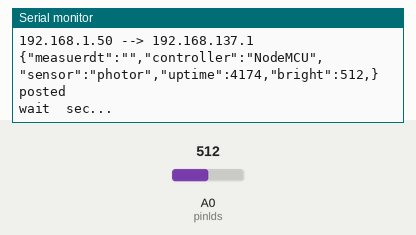
The sketch below on a simulated ESP8266 (NodeMCU). On the bench: the last lines printed to the serial monitor. The test bench sets the inputs (shaded band); at power-on: A0 (pinlds) = 512. WiFi joins after 1.5 s; servers stay silent unless stated; uploads are accepted with an empty reply.

Above: at 4.5 s.
4.6 s: A0 (pinlds) set to 106
At 5.62 s:
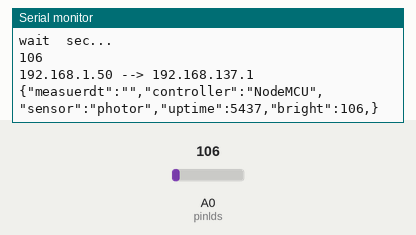
6.3 s: A0 (pinlds) set to 90
At 7.8 s:
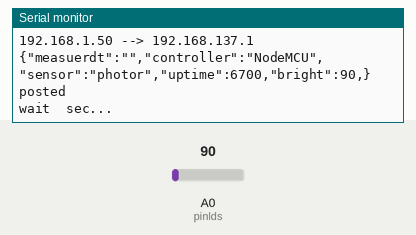
Timing chart, 0 to 9.3 s (numbered marks = the images above; inputs shaded):
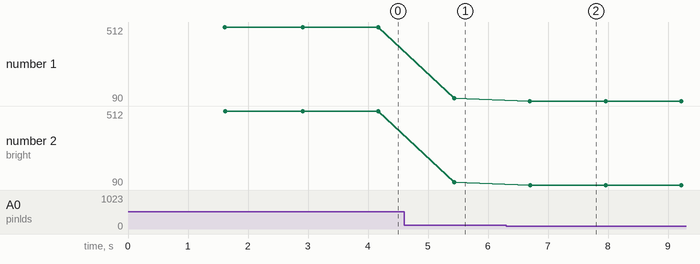

Measured:
- the behaviour switches between 100 and 99 on A0 (pinlds) (found by bisection; images 1 and 2)
- after the input at 4.6 s, the serial monitor: prints a new line after 0.84 s (image 1)
- after the input at 6.3 s, the serial monitor: prints a new line after 0.40 s (image 2)
- plotted number 1: 512 → 106 after the input at 4.6 s, 106 → 90 after the input at 6.3 s
- plotted number 2: 512 → 106 after the input at 4.6 s, 106 → 90 after the input at 6.3 s

The sketch:

photor-http.ino
```cpp
#include <ESP8266WiFi.h> // ap connection
#include <ESP8266HTTPClient.h> // webs server call

//web ********************
const char* ssid     = "AP1-00";   // AP name : AP1-nn
const char* password = "12345678"; // AP password
const char * gatewayip = "192.168.137.1"; // gateway ip 192.168.10.x
const uint16_t gatewayport = 8000;  // gateway webserver port
const char* posturl = "/Postjson";  // gateway webserver receive url
IPAddress myIP;
//******************** web

//photorvalue********************
int photorvalue;
//********************photorvalue

float temp, humi;

void setup(){
  Serial.begin(9600);
  setup_photor();
  setup_web();
}

void loop(){
  loop_photor();
  loop_web();
  delay(1000);
}

void setup_web(){
    WiFi.mode(WIFI_STA);
    delay(100);
    WiFi.begin( ssid, password );

    Serial.println();
    Serial.println();
    Serial.print("Wait for WiFi... ");

    while(WiFi.status() != WL_CONNECTED) {
        Serial.print(".");
        delay(500);
    }

    myIP = WiFi.localIP();

    Serial.println("");
    Serial.println("WiFi connected");
    Serial.print("IP address: ");
    Serial.println(myIP);
    delay(10);
}

void loop_web(){

    Serial.print(myIP);
    Serial.print(" --> ");
    Serial.println(gatewayip);

    if(WiFi.status() == WL_CONNECTED) {
      String data = "{";
      data += "\"measuerdt\":\"\",";    // set sensig time to blank because we do not have RTC
      data += "\"controller\":\"NodeMCU\",";
      data += "\"sensor\":\"photor\",";
      data += "\"uptime\":" + String(millis()) + ",";
      data += "\"bright\":" + String(photorvalue) + ",";
      data += "}";

      Serial.println(data);
      sendhttp(data);
    }

    Serial.print("wait ");
    Serial.println(" sec...");
}

void sendhttp(String postdata){
  String gatewayipurl = "http://" + String(gatewayip) + ":" + String(gatewayport) + posturl;

  HTTPClient http;
  http.begin(gatewayipurl);
  http.addHeader("Content-Type", "application/json");
  http.addHeader("Cache-Control","no-cache");
  http.POST(postdata);
  http.writeToStream(&Serial);
  String rtnmsg = http.getString();
  http.end();

  Serial.println("posted");
}
```

photor.ino
```cpp
//GPIO********************
int pinlds = A0;
//********************GPIO

void setup_photor(){

}

void loop_photor(){
  photorvalue = analogRead(pinlds);
  Serial.println(photorvalue);
}
```
